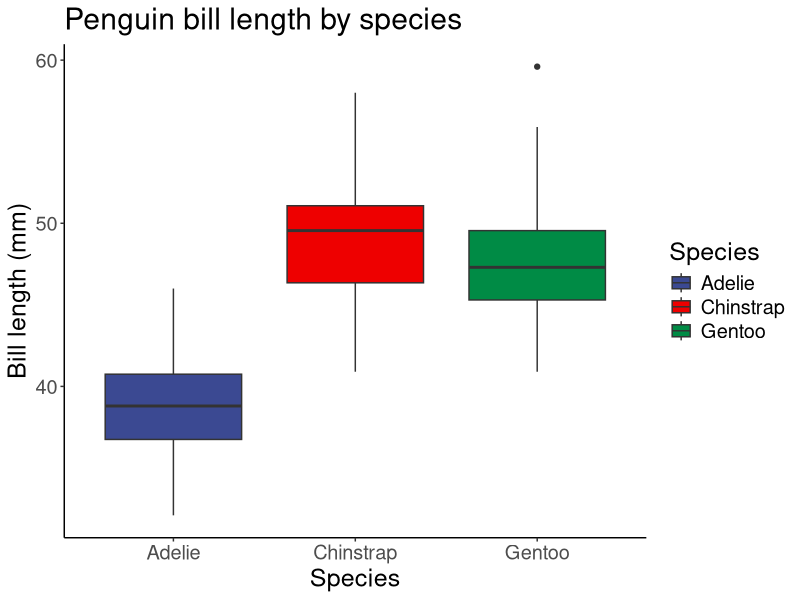

R code for this plot:
## ---- chunk 1
#| warning: false
#Load packages
library(tidyverse)
library(ggsci) #for easy color scales
library(patchwork) #to make multi-panel plots 
library(palmerpenguins) # our fave penguin friends :)
## ---- chunk 2
ggplot(data=penguins, aes(x=species, y= bill_length_mm)) +
  geom_boxplot(aes(fill=species))+
  scale_fill_aaas()+
  theme_classic()+
  labs(x = 'Species', y='Bill length (mm)', title='Penguin bill length by species', fill='Species')+ #here I change the x-axis and y-axis labels, add a title, and change the legend label (to capitalize the 'S' in 'species')
  theme(text=element_text(size=18))
